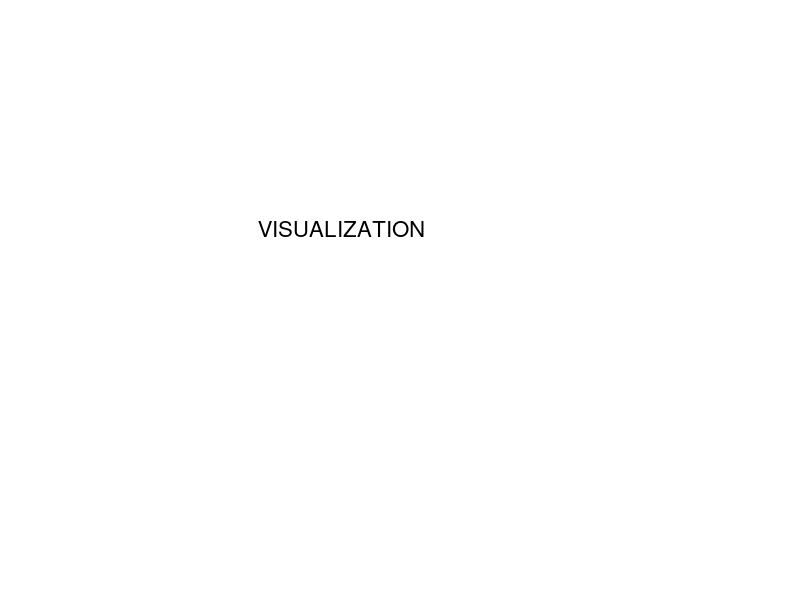

Write the MATLAB code that produced this figure. (Note: this script raises an error after producing the figure.)
%% 
% 
% This demo presents plotting functions for ellipsoids, their geometric sums and differences, and hyperplanes.
cla; axis([-4 4 -2 2]);
axis([-4 4 -2 2]); grid off; axis off;
text(-2, 0.5, 'VISUALIZATION', 'FontSize', 16);
%% 
% We start with creating four different ellipsoids, two of which form an array:
% 
% >> E1 = ellipsoid([1; -1], [9 -3; -3 4]);
% >> E2 = 2*ell_unitball(2) + [-1; 3];
% >> E3 = 3*(inv(E1) - [2; -1]);
% >> E4 = ellipsoid([4 1; 1 9]);
% >> EA = [E3 E4];
% 
% Now we plot these four ellipsoids:
% 
% >> plot(E1, E2, E3, E4); grid on;
% 
% Another way to plot the same is:
% 
% >> plot(E1, E2, EA);
E1 = ellipsoid([1; -1], [9 -3; -3 4]);
E2 = 2*ell_unitball(2) + [-1; 3];
E3 = 3*(inv(E1.getCopy()) - [2; -1]); E4 = ellipsoid([4 1; 1 9]);
EA = [E3 E4]; plot(E1, E2, EA);
%% 
% The way to make the lines thicker is to tweak the 'width' option:
% 
% >> options.width = 2;
% >> plot(E1, E2, EA, options);
o.width = 2; plot(E1, E2, EA, o);
%% 
% It is also possible to specify different line width for different ellipsoids:
% 
% >> options.width = [2 1 2 3];
% >> plot(E1, E2, EA, options);
o.width = [2 1 2 3]; plot(E1, E2, EA, o);
%% 
% Option 'fill' specifies if ellipsoids plotted in 2D should be filled with color:
% 
% >> options.width = 1;
% >> options.fill  = 1;
% >> plot(E1, E2, EA, options);
o.width = 1; o.fill = 1; plot(E1, E2, EA, o);
%% 
% Same as with 'width' option, it is possible to specify, which of the ellipsoids should be filled with color:
% 
% >> options.fill = [1 0 1 0];
% >> plot(E1, E2, EA, options);
o.fill = [1 0 1 0]; plot(E1, E2, EA, o);
%% 
% Option 'color' specifies the color of ellipsoids:
% 
% >> options.fill  = 1;
% >> options.color = [1 0 0.5; 0.7 0 0; 0 0.5 0; 0 0.5 0.5];
% >> plot(E1, E2, EA, options);
o.fill = 1; o.color = [1 0 0.5; 0.7 0 0; 0 0.5 0; 0 0.5 0.5];
plot(E1, E2, EA, o);
%% 
% Another, short way to assign colors is to use specifiers:
% 
% >> plot(E1, 'y', E2, 'b', E3, 'g', E4, 'r');
% 
% Allowed specifiers are:
% 
%   'r' - red,
%   'g' - green,
%   'b' - blue,
%   'c' - cyan,
%   'm' - magenta,
%   'y' - yellow,
%   'w' - white,
%   'k' - black.
plot(E1, 'y', E2, 'b', E3, 'g', E4, 'r');
%% 
% Specifiers are convenient to use with arrays - assigning one color to all ellipsoids in the array:
% 
% >> plot(E1, E2, EA, 'b');
plot(E1, E2, EA, 'b');
%% 
% Now we define three ellipsoids in R^3:
% 
% >> E31 = ellipsoid([-1; -1; 2], [25 10 -1; 10 9 5; -1 5 6]);
% >> E32 = 2.5*ell_unitball(3) + [1; 2; -6];
% >> E33 = [2 -1 0; 0 0.8 0; 0 0 1.1] * move2origin(E31);
% 
% and plot them:
% 
% >> plot(E31, E32, E33);
E31 = ellipsoid([-1; -1; 2], [25 10 -1; 10 9 5; -1 5 6]);
E32 = 2.5*ell_unitball(3) + [1; 2; -6];
E33 = [2 -1 0; 0 0.8 0; 0 0 1.1] * move2origin(E31.getCopy());
plot(E31, E32, E33);
%% 
% Option 'shade', taking values from [0, 1], specifies the transparency level of each ellipsoid:
% 
% >> options.shade = [0.6 0.2 0.3];
% >> plot(E31, E32, E33, options);
o.shade = [0.6 0.2 0.3];
plot(E31, 'r', E32, 'b', E33, 'g', o);
%% 
% Geometric (Minkowski) sum of ellipsoids in R, R^2 and R^3 can be plotted. Here we plot the geometric sum of previously defined 3-dimensional ellipsoids E31, E32 and E33:
% 
% >> options = []; options.show_all = 1;
% >> subplot(2, 2, 1); minksum([E31 E32 E33], options);
% 
% Option 'show_all' set to 1 indicates that ellipsoids, whose geometric sum is plotted, should also be displayed.
% Now we plot three projections of this sum onto 2-dimensional subspaces:
% 
% >> B1 = [1 0 0; 0 1 0]'; P1 = projection([E31 E32 E33], B1);
% >> subplot(2, 2, 1); minksum([E31 E32 E33], options);
% >> B2 = [1 0 0; 0 0 1]'; P2 = projection([E31 E32 E33], B2);
% >> subplot(2, 2, 3); minksum(P2, options);
% >> B3 = [0 1 0; 0 0 1]'; P3 = projection([E31 E32 E33], B3);
% >> subplot(2, 2, 4); minksum(P3, options);
B1 = [1 0 0; 0 1 0]'; P1 = projection([E31.getCopy() E32.getCopy()...
    E33.getCopy()], B1);
B2 = [1 0 0; 0 0 1]'; P2 = projection([E31.getCopy() E32.getCopy()...
    E33.getCopy()], B2);
B3 = [0 1 0; 0 0 1]'; P3 = projection([E31.getCopy() E32.getCopy()...
    E33.getCopy()], B3);
o = []; o.show_all = 1;
subplot(2, 2, 1); minksum([E31 E32 E33], o);
title('(a) Geometric Sum'); xlabel('x_1'); ylabel('x_2'); zlabel('x_3');
subplot(2, 2, 2); minksum(P1, o);
title('(b) Projection on basis B1'); xlabel('x_1'); ylabel('x_2');
subplot(2, 2, 3); minksum(P2, o);
title('(c) Projection on basis B2'); xlabel('x_1'); ylabel('x_3');
subplot(2, 2, 4); minksum(P3, o);
title('(d) Projection on basis B3'); xlabel('x_2'); ylabel('x_3');
%% 
% To change the color of geometric sum, option 'color' should be used. In 2-dimensional case, option 'fill' set to 1 indicates that the plotted set should be filled with color.
% 
% >> options       = [];
% >> options.color = [0 1 0];
% >> options.fill  = 1;
% >> minksum(P2, options);
o = []; o.fill = 1; o.color = [0 1 0]; subplot(1, 1, 1); minksum(P2, o);
%% 
% Geometric (Minkowski) difference of two ellipsoids, if it is nonempty, is plotted similarly to the geometric sum:
% 
% >> E = ellipsoid([2 -1 0; -1 1 0; 0 0 1.5];
% >> options = [];
% >> options.show_all = 1;
% >> options.fill     = 1;
% >> subplot(2, 2, 1); minkdiff(E32, E, options);
% 
% Now, as before for the geometric sum, we plot three 2-dimensional projections:
% 
% >> subplot(2, 2, 2);
% >> minkdiff(projection(E32, B1), projection(E, B1), options)
% >> subplot(2, 2, 3);
% >> minkdiff(projection(E32, B2), projection(E, B2), options)
% >> subplot(2, 2, 4);
% >> minkdiff(projection(E32, B3), projection(E, B3), options)
% 
% 'minkdiff' function accepts the same options as 'minksum'.
E = ellipsoid([2 -1 0; -1 1 0; 0 0 1.5]); o = []; o.show_all = 1; o.fill = 1;
subplot(2, 2, 1); minkdiff(E32, E, o);
title('(a) Geometric Difference'); xlabel('x_1'); ylabel('x_2'); zlabel('x_3');
subplot(2, 2, 2); minkdiff(projection(E32.getCopy(), B1),...
    projection(E.getCopy(), B1), o),
title('(b) Projection on basis B1'); xlabel('x_1'); ylabel('x_2');
subplot(2, 2, 3); minkdiff(projection(E32.getCopy(), B2),...
    projection(E.getCopy(), B2), o),
title('(c) Projection on basis B2'); xlabel('x_1'); ylabel('x_3');
subplot(2, 2, 4); minkdiff(projection(E32.getCopy(), B3),...
    projection(E.getCopy(), B3), o),
title('(d) Projection on basis B3'); xlabel('x_2'); ylabel('x_3');
%% 
% Hyperplanes are plotted similarly to ellipsoids with 'plot' function taking almost the same options. Let us define three hyperplanes in R^3:
% 
% >> H1 = hyperplane([-1; 1; -1], -9);
% >> H2 = hyperplane([0; 1; 1], 10);
% >> H3 = hyperplane([1; 0; 2], 0);
% >> HA = [H2 H3];
% 
% and plot them:
% 
% >> plot(H1, HA);
H1 = hyperplane([-1; 1; -1], -9);
H2 = hyperplane([0; 1; 1], 10);
H3 = hyperplane([1; 0; 2]);
HA = [H2 H3];
subplot(1, 1, 1); plot(H1, HA);
%% 
% Sizes of the plotted hyperplanes can be adjusted by modifying the 'size' option:
% 
% >> options.size = 15;
% >> plot(H1, HA, options);
o.size = 15; plot(H1, HA, o);
%% 
% Sizes can be also asjusted individually for each hyperplane:
% 
% >> options.size = [25 30 20];
% >> plot(H1, HA, options);
% 
% To display a desired piece of hyperplane, tweak 'size' and 'center' options together.
o.size = [25 30 20]; plot(H1, HA, o);
%% 
% In 2-dimensional case, hyperplanes are displayed as straight lines, whose length and width are determined by 'size' and 'width' options correspondingly:
% 
% >> HH = hyperplane([1 1; 1 -1]'); o.width = 2; o.size = 10;
% >> options.size  = 10;
% >> options.width = 2;
% >> plot(HH(1), HH(2), 'b', options);
HH = hyperplane([1 1; 1 -1]'); o.width = 2; o.size = 10;
plot(HH(1), HH(2), 'b', o);
%% 
% For more information, type
% 
% >> help ellipsoid/plot
% >> help ellipsoid/minksum
% >> help ellipsoid/minkdiff
% >> help hyperplane/plot
cla; axis([-4 4 -2 2]);
axis([-4 4 -2 2]); grid off; axis off;
text(-1, 0.5, 'THE END', 'FontSize', 16);
